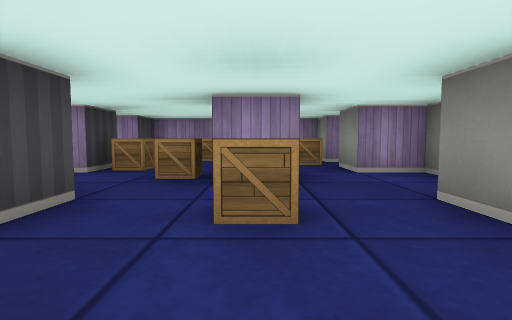
View 1 (above)

17 first-person views from a walk through a cub3D maze. The camera is about half as high as the walls, tilts 4° down and sees 80° across. The floor is counted in squares. Each view is taken from the middle of a square. On the plan, view 1 faces up. The plan holds only what a view shows up to about 9 squares ahead; the rest is blank.

View 2
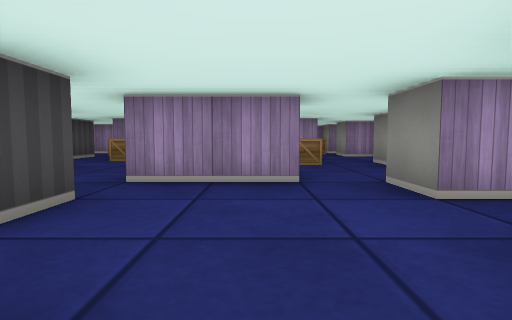

View 3
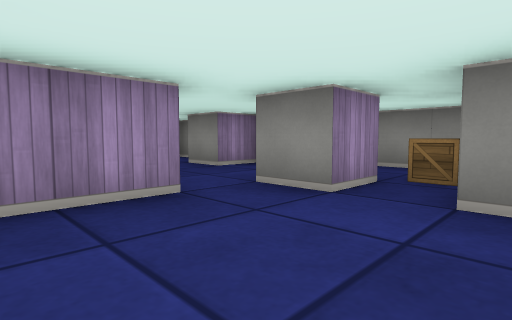

View 4
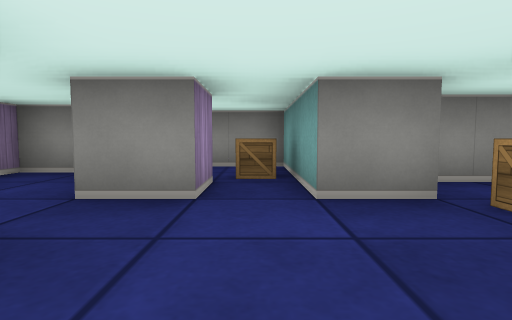

View 5
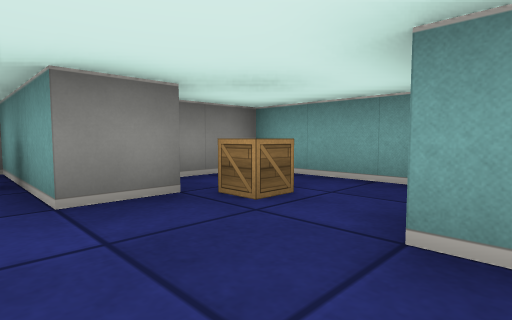

View 6
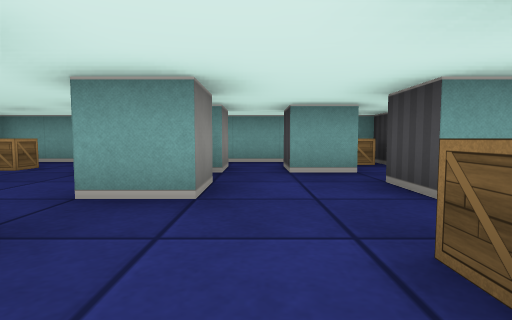

View 7
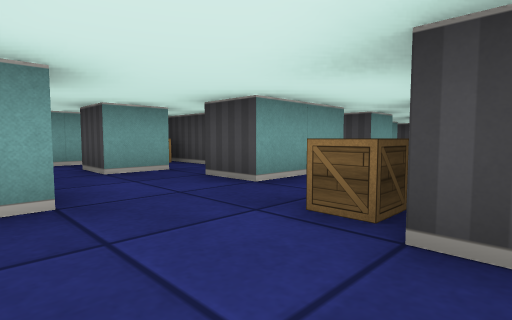

View 8
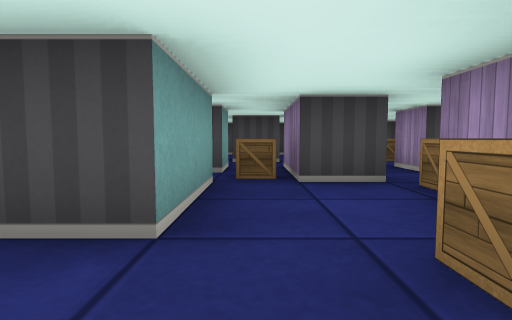

View 9
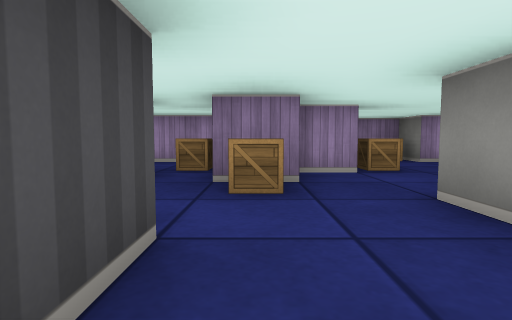

View 10
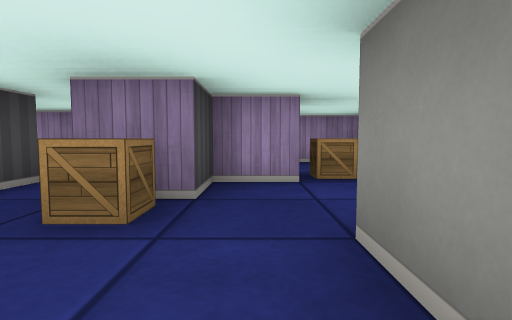

View 11
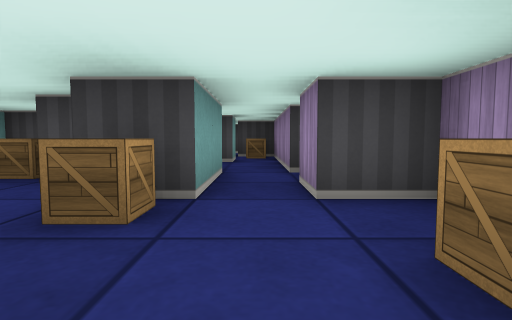

View 12
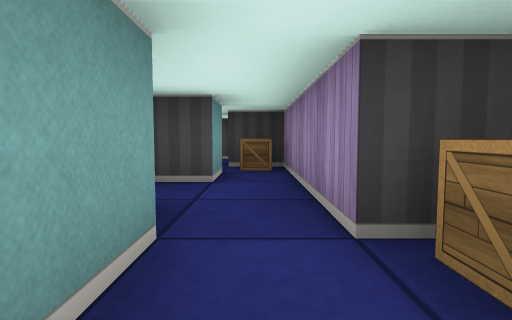

View 13
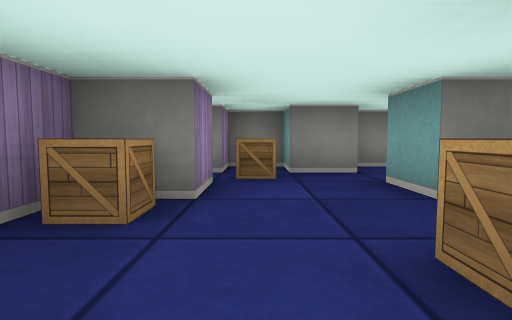

View 14
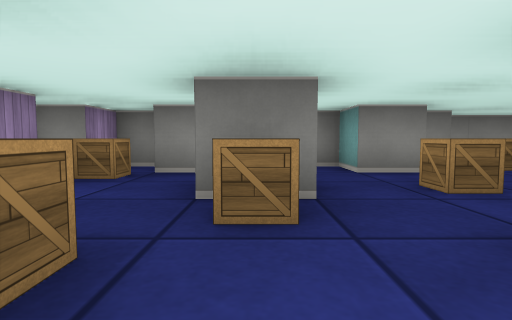

View 15
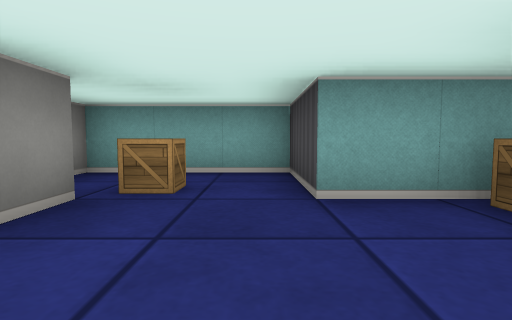

View 16
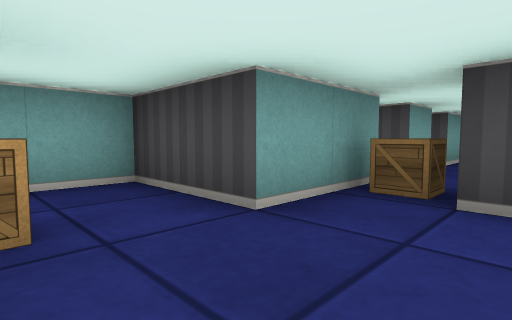

View 17
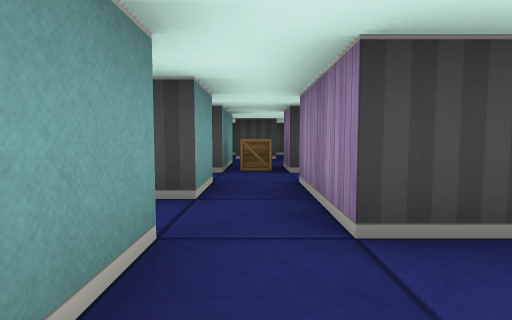

### Floor plan
Points are (right, up) in squares from view 1. A wall is a line through its corners. A room is listed if a view was taken in it or the views show most of it. See-through windows are left out.
Room 1 (views 1, 7, 10, 11, 12, 13, 14)
walls: (-1.5, 2.5) (-1.5, 1.8); (-2.5, 1.5) (-2.5, 2.5); (0.6, 3.5) (-0.5, 3.5) (-0.5, 4.5) (0.5, 4.5); (-4.5, 5.5) (-2.5, 5.5) (-2.5, 4.5) (-3.5, 4.5) (-3.5, 3.5) (-4.5, 3.5); (-5.5, 2.1) (-5.5, 1.5); (-5.5, 4.5) (-5.5, 3.5); (0.5, 6.5) (-0.5, 6.5) (-0.5, 7.5) (-2.5, 7.5) (-2.5, 6.5) (-3.5, 6.5); (-4.5, 7.4) (-4.5, 6.5) (-7.5, 6.5); (2.5, 0.5) (2.5, 1.5) (1.5, 1.5) (1.5, 2.5) (2.5, 2.5) (2.5, 4.5) (1.5, 4.5) (1.5, 5.5); (2.5, 5.5) (2.5, 6.5); (1.5, 7.5) (1, 7.5); (-7.5, 5.5) (-6.5, 5.5) (-6.5, 4.8); (2.5, -2.5) (3.5, -2.5); (3.5, -1.5) (3.5, -0.1)
ways out: opening at (-2.3, 0) to room 3; opening at (-6.5, 6) to room 5
objects: crate (-5, 5); crate (-4, 3); crate (-4, 7); crate (-2, 5); crate (-1, 4); crate (-1, 7); crate (0, 2); crate (1, 6); crate (2, 0)
Room 2 (view 2)
walls: (0.5, -3.5) (0.5, -2.5); (-1.5, -3.5) (-1.5, -5.5) (1.5, -5.5) (1.5, -4)
ways out: opening at (-1, -3) to room 3
objects: crate (0, -4)
Room 3 (views 3, 4, 5, 6, 8, 9, 15, 16, 17)
walls: (-3.5, -2.4) (-3.5, -1.5) (-2.5, -1.5) (-2.5, -2.5); (-3.5, -3.5) (-1.5, -3.5); (-0.4, -0.5) (-2.5, -0.5); (-4.5, 1.5) (-4.5, 0.5); (-5.8, 0.5) (-6.5, 0.5); (-5.6, -3.5) (-4.5, -3.5); (0.5, -2.5) (2.5, -2.5); (-7.5, -1.5) (-5.5, -1.5) (-5.5, -2.5); (1.6, -1.5) (0.5, -1.5) (0.5, -0.5); (-7.5, 0.6) (-7.5, -0.5); (3.5, -2.5) (3.5, -1.5)
ways out: opening at (-2.3, 0) to room 1; opening at (-1, -3) to room 2; opening at (-4, -4) to room 4; opening at (-6.5, -3)
objects: crate (-7, 1); crate (-5, 0); crate (-3, -3); crate (2, -2)
Room 4 (no view inside)
walls: (-3.5, -4.5) (-3.5, -3.5); (-4.5, -3.5) (-4.5, -4.5); (-6.5, -3.5) (-6.5, -5.5) (-3.4, -5.5)
ways out: opening at (-4, -4) to room 3
objects: crate (-6, -5)
Room 5 (no view inside)
walls: (-7.5, 6.5) (-8.5, 6.5) (-8.5, 5.5)
ways out: opening at (-6.5, 6) to room 1
objects: crate (-8, 6)

Where each view was taken, in squares from view 1:
view 1: 0 up, 0 right, facing up
view 2: 4 down, 1 left, facing up
view 3: 3 down, 2 left, facing up-right
view 4: 2 down, 2 left, facing right
view 5: 2 down, 2 left, facing down-right
view 6: 1 up, 4 left, facing down
view 7: 1 up, 3 left, facing down-left
view 8: 1 down, 4 left, facing left
view 9: 0 up, 4 left, facing up
view 10: 1 up, 3 left, facing up
view 11: 6 up, 0 right, facing left
view 12: 6 up, 3 left, facing left
view 13: 6 up, 3 left, facing right
view 14: 4 up, 3 left, facing right
view 15: 1 down, 1 left, facing down
view 16: 2 down, 0 right, facing down-left
view 17: 3 down, 4 left, facing left
